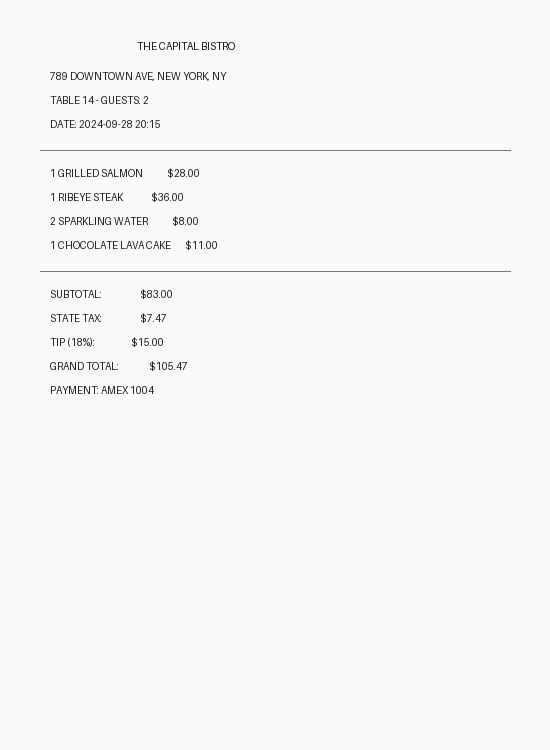
#> input picture sample_receipts/capital_bistro_dinner.png, 550 x 750 px
$ python -i ocr_service.py   (imports and definitions only)
#> lines starting #> are read from the running program, lines starting #| are printed output that depends on the picture
#> further down, picture is the input picture: PIL image 550x750 RGB; min 23, max 250, mean 247.9
"""
OCR Service: Handles image preprocessing and real-time Optical Character Recognition.
Supports:
  1. Local Tesseract OCR (via pytesseract with automatic binary discovery)
  2. Optional OpenAI / Gemini Vision integration (if API keys are provided in .env)
  3. Graceful test fallback for automated test suites
"""

import os
import sys
import shutil
import logging
from typing import Dict, Any, Optional
from PIL import Image, ImageEnhance, ImageOps, ImageFilter

logger = logging.getLogger(__name__)


class OCRService:
    # [15 lines left out: function _find_tesseract_binary, not called in this run]

    @staticmethod
    def preprocess_image(image: Image.Image) -> Image.Image:
        """
        Enhance receipt image quality for optimal real-time OCR extraction:
          1. Auto-rotate based on EXIF orientation (essential for phone photos)
          2. Convert to Grayscale
          3. Upscale if image is too low-resolution (receipt text needs ~300 DPI)
          4. Contrast & sharpness enhancement
          5. Median filter to remove speckle noise
        """
        # 1. Correct EXIF rotation if present
        try:
            image = ImageOps.exif_transpose(image)
        except Exception as e:
            logger.debug(f"Exif transpose skipped: {e}")

        # 2. Convert to grayscale
        gray = image.convert('L')

        # 3. Upscale small images to ensure small receipt fonts are legible
        min_dimension = 1200
        w, h = gray.size
#> w = 550; h = 750
        if w < min_dimension or h < min_dimension:
            scale = max(min_dimension / w, min_dimension / h)
#> scale = 2.18
            new_size = (int(w * scale), int(h * scale))
#> new_size = (1200, 1636)
            gray = gray.resize(new_size, Image.Resampling.LANCZOS)
#> gray: PIL image 1200x1636 L

        # 4. Enhance contrast and sharpness
        contrast_enhancer = ImageEnhance.Contrast(gray)
        enhanced = contrast_enhancer.enhance(1.8)
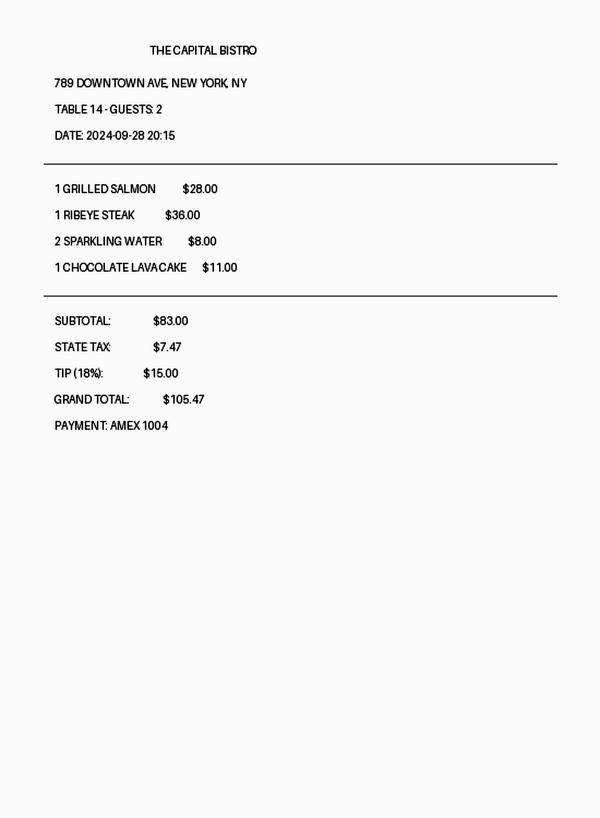
#> enhanced: PIL image 1200x1636 L (shown at 1/2 size); min 0, max 255, mean 247.3

        sharpness_enhancer = ImageEnhance.Sharpness(enhanced)
        sharpened = sharpness_enhancer.enhance(1.5)

        # 5. Median filter to remove noise
        denoised = sharpened.filter(ImageFilter.MedianFilter(size=3))

        return denoised

    # [292 lines left out: functions extract_text, _run_openai_vision, _run_gemini_vision, _run_heuristic_fallback, not called in this run]

>>> from PIL import Image
>>> picture = Image.open('../../sample_receipts/capital_bistro_dinner.png')
>>> result = OCRService().preprocess_image(picture)
